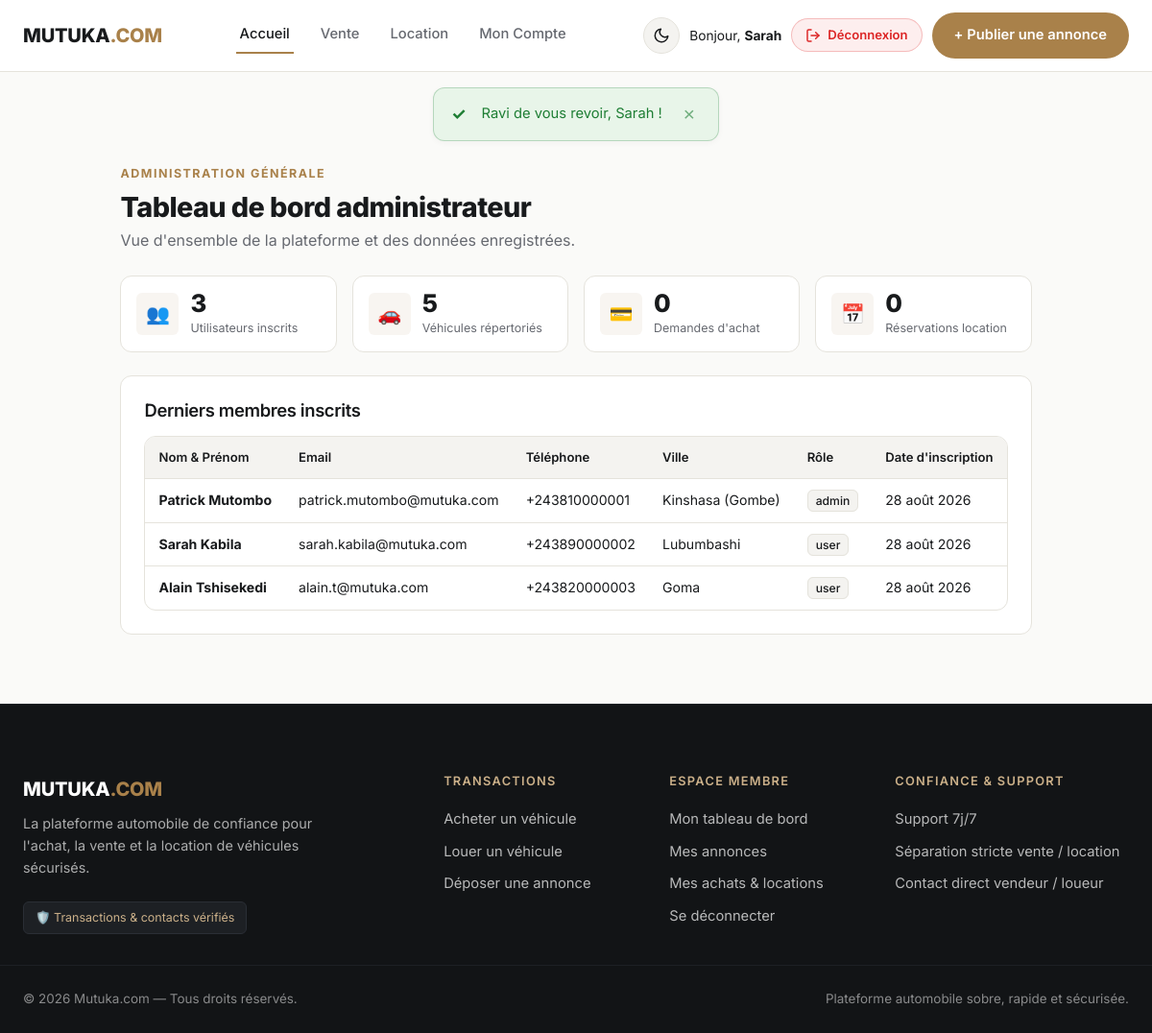
The app's page /admin/index.php (signed in) with its own data.
### tables this page shows
CREATE TABLE IF NOT EXISTS `users` (
    `id` INT AUTO_INCREMENT PRIMARY KEY,
    `nom` VARCHAR(100) NOT NULL,
    `prenom` VARCHAR(100) NOT NULL,
    `email` VARCHAR(191) NOT NULL UNIQUE,
    `telephone` VARCHAR(30) NOT NULL,
    `whatsapp` VARCHAR(30) NULL,
    `password` VARCHAR(255) NOT NULL,
    `ville` VARCHAR(100) DEFAULT 'Kinshasa',
    `avatar` VARCHAR(255) DEFAULT NULL,
    `role` ENUM('user', 'admin') DEFAULT 'user',
    `created_at` TIMESTAMP DEFAULT CURRENT_TIMESTAMP
);

### includes/helpers.php (called while the page is built, shortened)
<?php
function getBaseUrl(): string {
    $scriptName = $_SERVER['SCRIPT_NAME'] ?? '';
    $dir = str_replace('\\', '/', dirname($scriptName));
    if (preg_match('#/(compte|admin|includes|config|database)$#', $dir)) {
        $dir = dirname($dir);
    }
    $dir = str_replace('\\', '/', $dir);
    return rtrim($dir, '/');
}
function url(string $path = ''): string {
    $base = getBaseUrl();
    $path = ltrim($path, '/');
    return ($base === '' ? '/' : $base . '/') . $path;
}
function getCurrentUser(): ?array {
    return $_SESSION['user'] ?? null;
}
function getFlash(): ?array {
    if (isset($_SESSION['flash'])) {
        $flash = $_SESSION['flash'];
        return $flash;
    }
    return null;
}
function formatDateFR(string $dateStr): string {
    $timestamp = strtotime($dateStr);
    $mois = [
        1 => 'janvier', 2 => 'février', 3 => 'mars', 4 => 'avril',
        5 => 'mai', 6 => 'juin', 7 => 'juillet', 8 => 'août',
        9 => 'septembre', 10 => 'octobre', 11 => 'novembre', 12 => 'décembre'
    ];
    $j = date('j', $timestamp);
    $m = $mois[(int)date('n', $timestamp)];
    $y = date('Y', $timestamp);
    return "$j $m $y";
}
function e(?string $str): string {
    return htmlspecialchars($str ?? '', ENT_QUOTES, 'UTF-8');
}

### admin/index.php (the view, shortened to what this page needs)
<?php
require_once __DIR__ . '/../includes/helpers.php';
require_once __DIR__ . '/../config/database.php';
$totalUsers = (int)$pdo->query("SELECT COUNT(*) FROM users")->fetchColumn();
$totalVehicles = (int)$pdo->query("SELECT COUNT(*) FROM vehicles")->fetchColumn();
$totalPurchases = (int)$pdo->query("SELECT COUNT(*) FROM purchases")->fetchColumn();
$totalRentals = (int)$pdo->query("SELECT COUNT(*) FROM rentals")->fetchColumn();
$latestUsers = $pdo->query("SELECT * FROM users ORDER BY created_at DESC LIMIT 10")->fetchAll();
require_once __DIR__ . '/../includes/header.php';
?>
<section class="section" style="padding-top: var(--space-4);">
    <div style="margin-bottom: var(--space-4);">
        <p class="eyebrow">Administration Générale</p>
        <h1 style="font-size: 1.8rem; margin-bottom: 4px;">Tableau de bord administrateur</h1>
        <p style="color: var(--muted); margin: 0;">Vue d'ensemble de la plateforme et des données enregistrées.</p>
    </div>
    <div class="stat-cards-grid" style="grid-template-columns: repeat(auto-fit, minmax(220px, 1fr));">
        <div class="stat-card">
            <div class="stat-icon-box">👥</div>
            <div class="stat-info">
                <div class="stat-number"><?php echo $totalUsers; ?></div>
                <div class="stat-label">Utilisateurs inscrits</div>
            </div>
        </div>
        <div class="stat-card">
            <div class="stat-icon-box">🚗</div>
            <div class="stat-info">
                <div class="stat-number"><?php echo $totalVehicles; ?></div>
                <div class="stat-label">Véhicules répertoriés</div>
            </div>
        </div>
        <div class="stat-card">
            <div class="stat-icon-box">💳</div>
            <div class="stat-info">
                <div class="stat-number"><?php echo $totalPurchases; ?></div>
                <div class="stat-label">Demandes d'achat</div>
            </div>
        </div>
        <div class="stat-card">
            <div class="stat-icon-box">📅</div>
            <div class="stat-info">
                <div class="stat-number"><?php echo $totalRentals; ?></div>
                <div class="stat-label">Réservations location</div>
            </div>
        </div>
    </div>
    <div style="background: var(--surface); border: 1px solid var(--border); border-radius: var(--radius); padding: var(--space-4); margin-top: var(--space-4);">
        <h3 style="margin-bottom: var(--space-3); font-size: 1.15rem;">Derniers membres inscrits</h3>
        <div class="desktop-table-view data-table-wrap">
            <table class="data-table">
                <thead>
                    <tr>
                        <th>Nom & Prénom</th>
                        <th>Email</th>
                        <th>Téléphone</th>
                        <th>Ville</th>
                        <th>Rôle</th>
                        <th>Date d'inscription</th>
                    </tr>
                </thead>
                <tbody>
                    <?php foreach ($latestUsers as $u): ?>
                        <tr>
                            <td><strong><?php echo e($u['prenom']); ?> <?php echo e($u['nom']); ?></strong></td>
                            <td><?php echo e($u['email']); ?></td>
                            <td><?php echo e($u['telephone']); ?></td>
                            <td><?php echo e($u['ville']); ?></td>
                            <td><span class="spec-pill"><?php echo e($u['role']); ?></span></td>
                            <td><?php echo formatDateFR($u['created_at']); ?></td>
                        </tr>
                    <?php endforeach; ?>
                </tbody>
            </table>
        </div>
    </div>
</section>
<?php require_once __DIR__ . '/../includes/footer.php'; ?>

### includes/header.php (shortened to what this page needs)
<?php
require_once __DIR__ . '/helpers.php';
$currentUser = getCurrentUser();
$isAuth = ($currentUser !== null);
$flash = getFlash();
$currentScript = basename($_SERVER['SCRIPT_NAME']);
?>
<!doctype html>
<html lang="fr">
<head>
    <link rel="stylesheet" href="<?php echo url('css/style.css?v=' . filemtime(__DIR__ . '/../css/style.css')); ?>" />
</head>
<body>
<header class="site-header">
    <div class="header-inner">
        <a href="<?php echo url('index.php'); ?>" class="logo">
            MUTUKA<span class="logo-accent">.COM</span>
        </a>
        <nav class="main-nav" id="main-nav">
            <a href="<?php echo url('index.php'); ?>" class="nav-link <?php echo ($currentScript === 'index.php') ? 'active' : ''; ?>">Accueil</a>
            <a href="<?php echo url('vente.php'); ?>" class="nav-link <?php echo ($currentScript === 'vente.php') ? 'active' : ''; ?>">Vente</a>
            <a href="<?php echo url('location.php'); ?>" class="nav-link <?php echo ($currentScript === 'location.php') ? 'active' : ''; ?>">Location</a>
            <?php if ($isAuth): ?>
                <a href="<?php echo url('compte/index.php'); ?>" class="nav-link <?php echo ($currentScript === 'index.php' && strpos($_SERVER['SCRIPT_NAME'], 'compte') !== false) ? 'active' : ''; ?>">
                    Mon Compte
                </a>
            <?php endif; ?>
        </nav>
        <div class="header-actions">
            <button type="button" class="theme-toggle" id="theme-toggle-btn" aria-label="Changer de thème" title="Activer / Désactiver le mode sombre">
                <svg class="moon-icon" viewBox="0 0 24 24" fill="none" stroke="currentColor" stroke-width="2" stroke-linecap="round" stroke-linejoin="round"><path d="M21 12.79A9 9 0 1 1 11.21 3 7 7 0 0 0 21 12.79z"/></svg>
            </button>
            <?php if ($isAuth): ?>
                <div class="user-greeting">
                    <span>Bonjour, <strong><?php echo e($currentUser['prenom']); ?></strong></span>
                    <a href="<?php echo url('deconnexion.php'); ?>" class="btn-logout" title="Se déconnecter de votre compte">
                        <svg class="logout-icon" viewBox="0 0 24 24" fill="none" stroke="currentColor" stroke-linecap="round" stroke-linejoin="round">
                            <path d="M9 21H5a2 2 0 0 1-2-2V5a2 2 0 0 1 2-2h4"></path>
                            <polyline points="16 17 21 12 16 7"></polyline>
                            <line x1="21" y1="12" x2="9" y2="12"></line>
                        </svg>
                        <span>Déconnexion</span>
                    </a>
                </div>
            <?php endif; ?>
            <a href="<?php echo url('publier.php'); ?>" class="btn btn-accent header-publish-btn">
                <span class="btn-text-full">+ Publier une annonce</span>
            </a>
        </div>
    </div>
</header>
<?php if ($flash): ?>
    <div class="flash-container">
        <div class="flash-alert flash-<?php echo e($flash['type']); ?>">
            <div class="flash-icon">
                <?php if ($flash['type'] === 'success'): ?>
                    ✓
                <?php elseif ($flash['type'] === 'error'): ?>
                    ✕
                <?php else: ?>
                    ℹ
                <?php endif; ?>
            </div>
            <div class="flash-text"><?php echo e($flash['message']); ?></div>
            <button class="flash-close" onclick="this.parentElement.remove()">×</button>
        </div>
    </div>
<?php endif; ?>

### records on screen
users: prenom "Sarah", nom "Kabila", email "sarah.kabila@mutuka.com", telephone "+243890000002", ville "Lubumbashi", role "user", created_at "28 août 2026"
users: prenom "Patrick", nom "Mutombo", email "patrick.mutombo@mutuka.com", telephone "+243810000001", ville "Kinshasa (Gombe)", role "admin", created_at "28 août 2026"
users: prenom "Alain", nom "Tshisekedi", email "alain.t@mutuka.com", telephone "+243820000003", ville "Goma", role "user", created_at "28 août 2026"

### other values on screen
$flash['message'] "Ravi de vous revoir, Sarah !"
$totalUsers "3"
$totalVehicles "5"
$totalPurchases "0"
$totalRentals "0"
